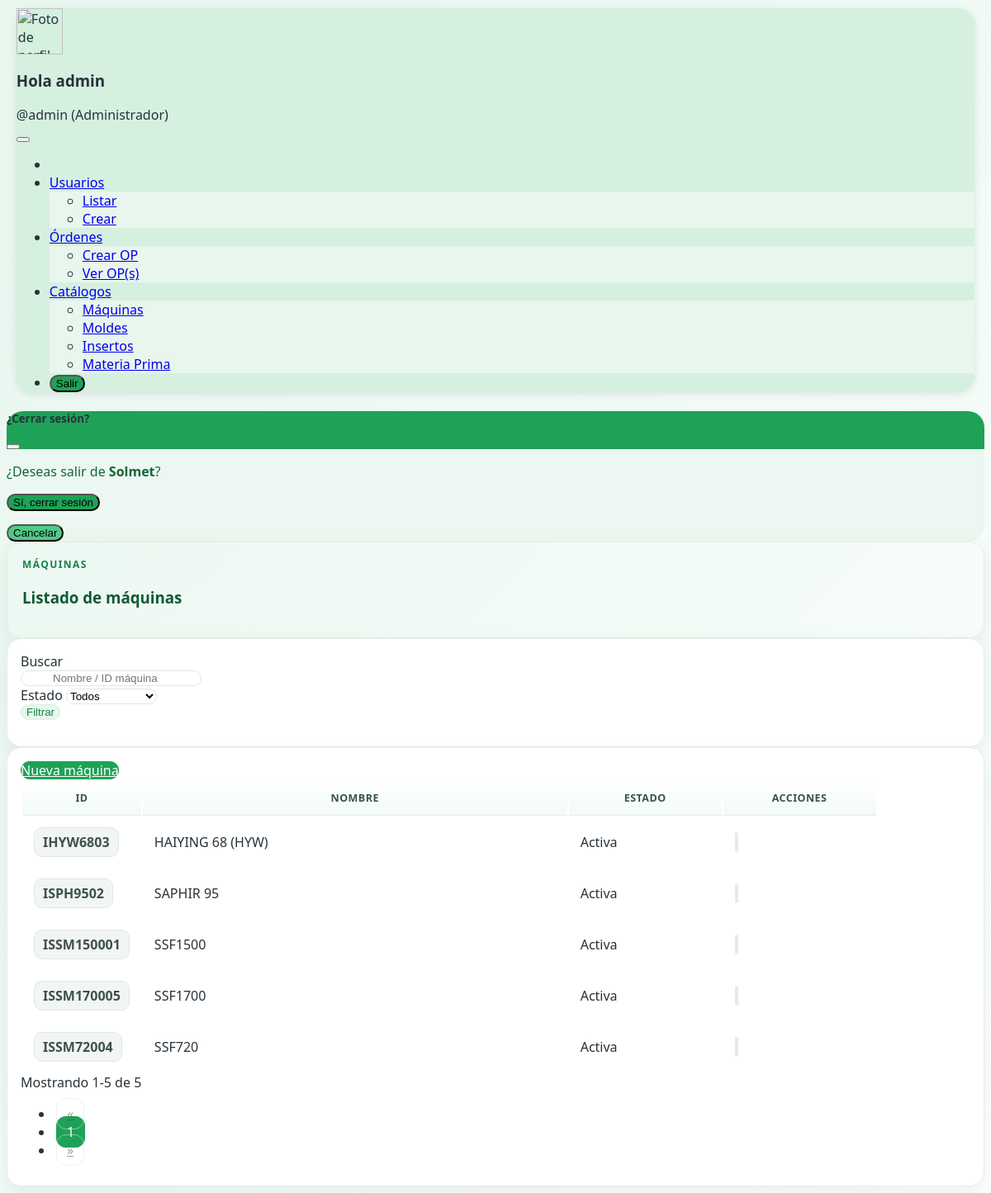
The app's page /PRESENTACION/Maquina/listar.php (signed in) with its own data.
### tables this page shows
CREATE TABLE `maquina` (
  `id_maquina` varchar(25) NOT NULL,
  `nombre` varchar(100) NOT NULL,
  `estado` enum('activa','inactiva') NOT NULL DEFAULT 'activa',
  `created_at` timestamp NOT NULL DEFAULT current_timestamp(),
  `updated_at` timestamp NULL DEFAULT NULL ON UPDATE current_timestamp()
);

### PERSISTENCIA/Conexion.php (called while the page is built, shortened)
<?php
class Conexion {
    private ?PDO $pdo  = null;
    private ?PDOStatement $stmt = null;
    private string $host = '';
    private string $port = '';
    private string $db   = '';
    private string $user = '';
    private string $pass = '';
    public function __construct() {
        $this->host = getenv('DB_HOST') ?: '127.0.0.1';
        $this->port = getenv('DB_PORT') ?: '3306';
        $this->db   = getenv('DB_NAME') ?: 'solmet';
        $this->user = getenv('DB_USER') ?: 'root';
        $this->pass = getenv('DB_PASS') ?: '';
    }
    public function abrir(): void {
        $dsn = "mysql:host={$this->host};port={$this->port};dbname={$this->db};charset=utf8mb4";
        $opts = [
            PDO::ATTR_ERRMODE            => PDO::ERRMODE_EXCEPTION,
            PDO::ATTR_DEFAULT_FETCH_MODE => PDO::FETCH_BOTH,
            PDO::ATTR_EMULATE_PREPARES   => false,
            PDO::MYSQL_ATTR_INIT_COMMAND => "SET NAMES utf8mb4 COLLATE utf8mb4_general_ci",
            PDO::ATTR_PERSISTENT         => false,
            PDO::MYSQL_ATTR_USE_BUFFERED_QUERY => true,
        ];
        $this->pdo = new PDO($dsn, $this->user, $this->pass, $opts);
    }
    public function ejecutar(string $sql, array $params = []): void {
        $this->stmt = $this->pdo->prepare($sql);
        $this->stmt->execute($params);
    }
    public function registro(): array|false {
        return $this->stmt ? $this->stmt->fetch() : false;
    }
    public function cerrar(): void {
        $this->stmt = null;
        $this->pdo  = null;
    }
}

### PRESENTACION/Maquina/listar.php (the view, shortened to what this page needs)
<?php
require_once __DIR__ . '/../../persistencia/Conexion.php';
require_once __DIR__ . '/../../persistencia/MaquinaDAO.php';
$rol = $_SESSION['rol'] ?? null;
if ($rol === 'admin') include_once __DIR__ . '/../Admin/menuAdmin.php';
else                 include_once __DIR__ . '/../Operador/menuOperador.php';
function h($s){ return htmlspecialchars((string)$s, ENT_QUOTES, 'UTF-8'); }
function badgeEstadoMaq($e){
  $e = (string)$e;
  $map = ['activa'=>'success','mantenimiento'=>'warning','inactiva'=>'secondary'];
  $cls = $map[$e] ?? 'secondary';
  return '<span class="badge rounded-pill bg-'.$cls.'">'.h(ucfirst($e)).'</span>';
}
function linkP($p){ $qs=$_GET; $qs['p'] = (int)$p; return '?'.http_build_query($qs); }
$URL_CREAR  = '?pid=' . base64_encode('PRESENTACION/Maquina/crear.php');
$URL_EDIT   = '?pid=' . base64_encode('PRESENTACION/Maquina/editar.php');
$URL_DEL    = '?pid=' . base64_encode('PRESENTACION/Maquina/eliminar.php');
$q        = trim($_GET['q'] ?? '');
$estado   = trim($_GET['estado'] ?? '');
$pag      = max(1, (int)($_GET['p'] ?? 1));
$PER_PAGE = 20;
$off      = ($pag - 1) * $PER_PAGE;
$rows  = [];
$total = 0;
$cx = new Conexion();
$cx->abrir();
try {
  if ($q === '' && $estado === '') {
    [$sqlBase, $params] = MaquinaDAO::listarTodas();
    $cx->ejecutar("SELECT COUNT(*) FROM maquina");
    $total = (int)($cx->registro()[0] ?? 0);
    $sqlPage = $sqlBase . " LIMIT " . (int)$PER_PAGE . " OFFSET " . (int)$off;
    $cx->ejecutar($sqlPage, $params);
    while ($r = $cx->registro()) $rows[] = $r;
  }
} finally {
  $cx->cerrar();
}
$totPages = max(1, (int)ceil($total / $PER_PAGE));
?>
<div class="container-xxl px-3 px-md-4 px-lg-5 my-3 page-wrap">
  <div class="hero mb-3">
    <div class="d-flex align-items-center justify-content-between flex-wrap gap-2">
      <div>
        <div class="eyebrow mb-1">Máquinas</div>
        <h3 class="hero-title mb-0">Listado de máquinas</h3>
      </div>
    </div>
  </div>
  <div class="card-elev mb-3">
    <div class="card-body">
      <form class="row g-3 g-md-2 align-items-end" method="get">
        <div class="col-12 col-md-4">
          <label class="form-label small text-muted mb-1">Buscar</label>
          <div class="input-with-icon">
            <input type="text" name="q" value="<?= h($q) ?>" class="form-control soft-input" placeholder="Nombre / ID máquina">
          </div>
        </div>
        <div class="col-6 col-md-3">
          <label class="form-label small text-muted mb-1">Estado</label>
          <select name="estado" class="form-select soft-input">
            <option value="">Todos</option>
          </select>
        </div>
        <div class="col-6 col-md-2">
          <button class="btn btn-success-soft w-100">
            <i class="fa-solid fa-filter me-1"></i> Filtrar
          </button>
        </div>
      </form>
    </div>
  </div>
  <div class="card-elev">
    <div class="card-body">
      <?php if ($rol === 'admin'): ?>
        <div class="d-flex justify-content-end mb-2">
          <a class="btn btn-accent" href="<?= h($URL_CREAR) ?>">
            <i class="fa-solid fa-plus me-1"></i> Nueva máquina
          </a>
        </div>
      <?php endif; ?>
      <div class="table-responsive table-wrap">
        <table class="table align-middle sticky-head">
          <thead>
            <tr>
              <th style="width:14%">ID</th>
              <th>Nombre</th>
              <th style="width:18%">Estado</th>
              <th style="width:18%" class="text-end">Acciones</th>
            </tr>
          </thead>
          <tbody>
            <?php if (empty($rows)): ?>
              <tr>
                <td colspan="4" class="text-center text-muted py-4">
                  <div class="d-flex flex-column align-items-center gap-2">
                    <i class="fa-regular fa-folder-open" style="font-size:26px; color:var(--g600);"></i>
                    <div>No hay máquinas para los filtros aplicados.</div>
                  </div>
                </td>
              </tr>
            <?php else: foreach ($rows as $r):
              $id     = $r['id_maquina'] ?? $r['id'] ?? $r[0] ?? '';
              $nombre = $r['nombre']     ?? $r[1] ?? '';
              $estR   = $r['estado']     ?? $r[2] ?? 'inactiva';
            ?>
              <tr>
                <td class="fw-semibold"><span class="code-chip"><?= h($id) ?></span></td>
                <td><?= h($nombre) ?></td>
                <td><?= badgeEstadoMaq((string)$estR) ?></td>
                <td class="text-end">
                  <div class="btn-group gap-1">
                    <?php if ($rol === 'admin'): ?>
                      <a class="btn btn-sm btn-ghost" href="<?= h($URL_EDIT) . '&id=' . urlencode($id) ?>" title="Editar">
                      </a>
                     <a
  class="btn btn-sm btn-ghost"
  href="<?= $URL_DEL . '&id=' . urlencode($id) ?>"
  title="Eliminar"
>
</a>
                    <?php endif; ?>
                  </div>
                </td>
              </tr>
            <?php endforeach; endif; ?>
          </tbody>
        </table>
      </div>
      <div class="d-flex justify-content-between align-items-center flex-wrap gap-2 mt-3">
        <div class="small text-muted">
          <?php
            $from = $total ? ($off+1) : 0;
            $to   = min($off + $PER_PAGE, $total);
            echo "Mostrando $from-$to de $total";
          ?>
        </div>
        <nav>
          <ul class="pagination custom-pg mb-0">
            <li class="page-item <?= $pag<=1?'disabled':'' ?>">
              <a class="page-link" href="<?= h(linkP(max(1,$pag-1))) ?>">«</a>
            </li>
            <li class="page-item active"><span class="page-link"><?= (int)$pag ?></span></li>
            <li class="page-item <?= $pag>=$totPages?'disabled':'' ?>">
              <a class="page-link" href="<?= h(linkP(min($totPages,$pag+1))) ?>">»</a>
            </li>
          </ul>
        </nav>
      </div>
    </div>
  </div>
</div>

### PRESENTACION/Maquina/listar.php (style rules this page uses)
.page-wrap { color:var(--txt); }
.hero { border-radius:18px; border:1px solid var(--border); box-shadow:var(--shadow); padding:18px; }
.eyebrow { letter-spacing:.12em; font-size:.75rem; color:var(--g700); font-weight:700; text-transform:uppercase; }
.hero-title { font-weight:800; color:var(--g800); }
.card-elev { background:#fff; border:1px solid var(--border); border-radius:18px; box-shadow:var(--shadow); overflow:hidden; }
.card-elev .card-body { padding:16px; }
.soft-input { border-radius:12px; border:1px solid #dfeae4; background:#fff; transition:.2s ease; }
.input-with-icon { position:relative; }
.input-with-icon>input { padding-left:38px; }
.btn-accent { background:var(--g600); border-color:var(--g600); color:#fff; border-radius:12px; }
.btn-success-soft { background:var(--g100); color:var(--g700); border:1px solid var(--g200); border-radius:12px; }
.btn-ghost { background:#fff; border:1px solid var(--border); border-radius:12px; }
.table-wrap { border-radius:14px; overflow:hidden; }
.table.sticky-head thead th { position:sticky; top:0; z-index:1; }
.table thead th { font-size:.78rem; text-transform:uppercase; letter-spacing:.04em; background:linear-gradient(0deg, var(--g50), #fff); color:#335648; border-bottom:1px solid var(--border); }
.table> :not(caption)>*>* { padding:12px 14px; vertical-align:middle; }
.table tbody tr { transition:.15s ease; }
.code-chip { display:inline-block; padding:6px 10px; border-radius:10px; background:#f1f5f4; border:1px solid #e0e7e4; color:#40514a; font-weight:600; }
.pagination.custom-pg .page-link { border-radius:12px; margin:0 3px; border:1px solid #dbe9e1; color:#365949; padding:.45rem .75rem; }
.pagination.custom-pg .page-item.active .page-link { background:var(--g600); border-color:var(--g600); color:#fff; }
.pagination.custom-pg .page-item.disabled .page-link { opacity:.55; }

### records on screen
maquina: id_maquina "IHYW6803", nombre "HAIYING 68 (HYW)", estado "Activa"
maquina: id_maquina "ISPH9502", nombre "SAPHIR 95", estado "Activa"
maquina: id_maquina "ISSM150001", nombre "SSF1500", estado "Activa"
maquina: id_maquina "ISSM170005", nombre "SSF1700", estado "Activa"
maquina: id_maquina "ISSM72004", nombre "SSF720", estado "Activa"

### other values on screen
$displayName "admin"
$username "admin"
$from "1"
$to "5"
$total "5"
$pag "1"
